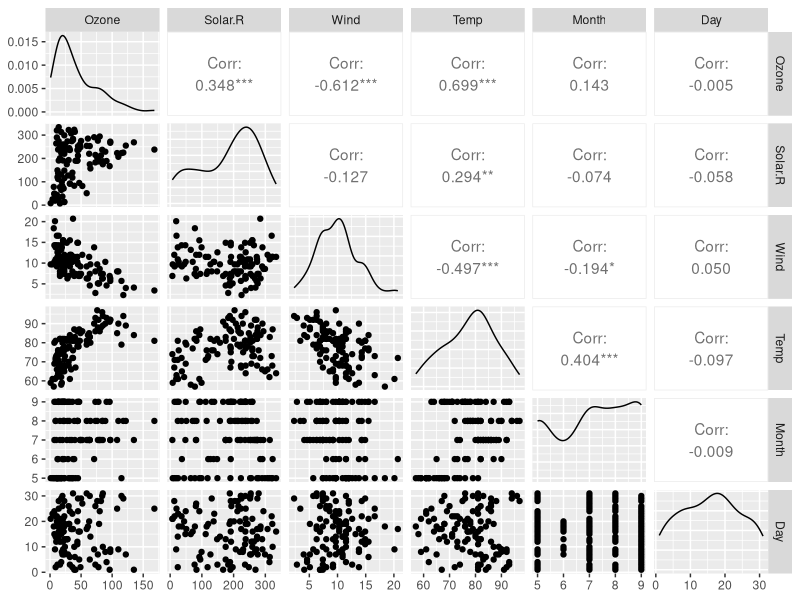
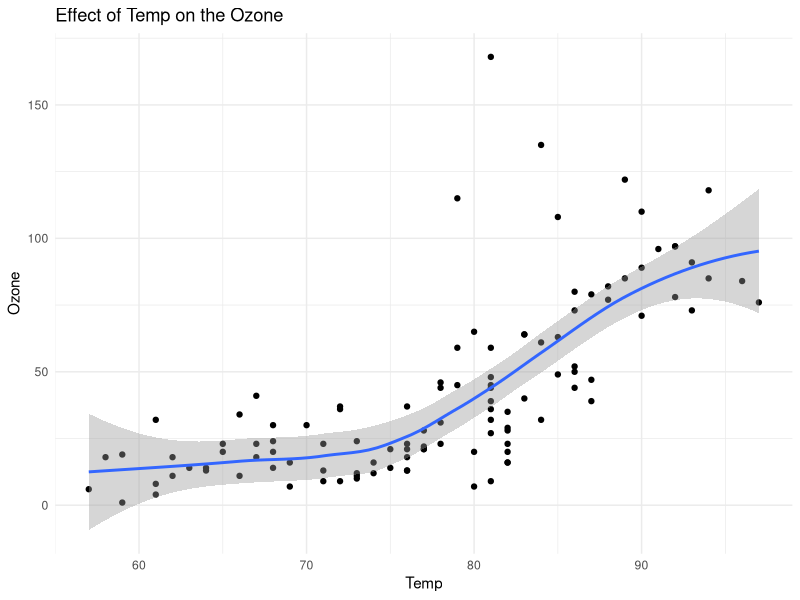
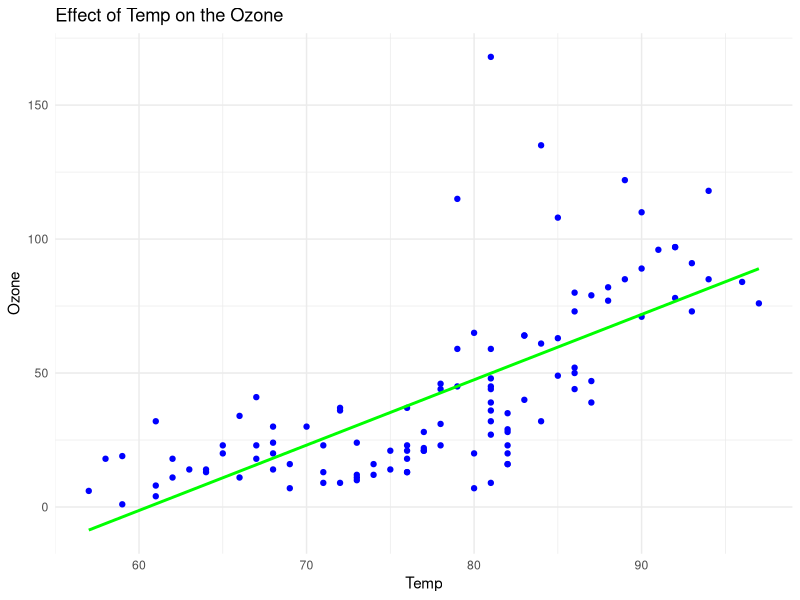

Generate these figures, in order, with R:
## ---- chunk 1
knitr::opts_chunk$set(echo = TRUE)
## ---- chunk 2
library(tidyverse)
library(GGally)

air = airquality

str(air)

## ---- chunk 3
air2 <- air %>% drop_na()
str(air2)

## ---- chunk 4

ggpairs(air2, label=TRUE)


## ---- chunk 5

ggplot(data = air2, aes(x=Temp, y=Ozone)) + 
  geom_point() + 
  geom_smooth() +
  theme_minimal() + 
  labs(title='Effect of Temp on the Ozone')





## ---- chunk 6

model1 = lm(Ozone ~ Temp, air2)
model1
summary(model1)

confint(model1)
## ---- chunk 7
ggplot(data = air2, aes(x=Temp, y=Ozone)) + 
  geom_point(color="blue") + 
  geom_smooth(method="lm", se=FALSE, color="green") +
  theme_minimal() + 
  labs(title='Effect of Temp on the Ozone') 


## ---- chunk 8
summary(model1)
